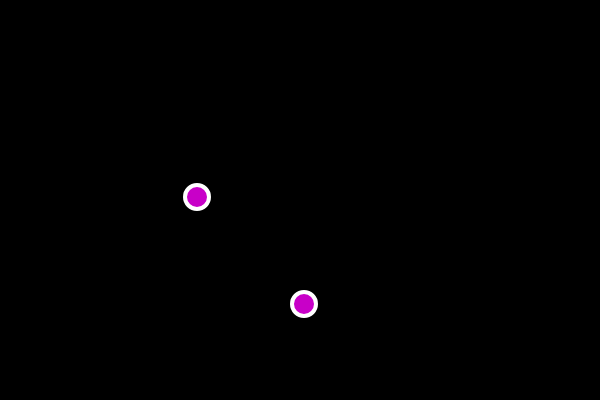
Frame 1 (no input)
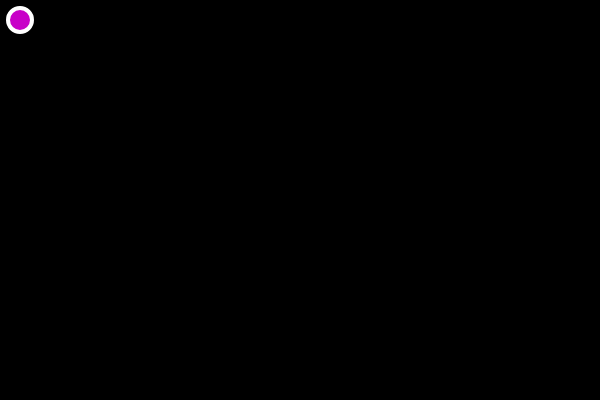
Frame 60 (no input)
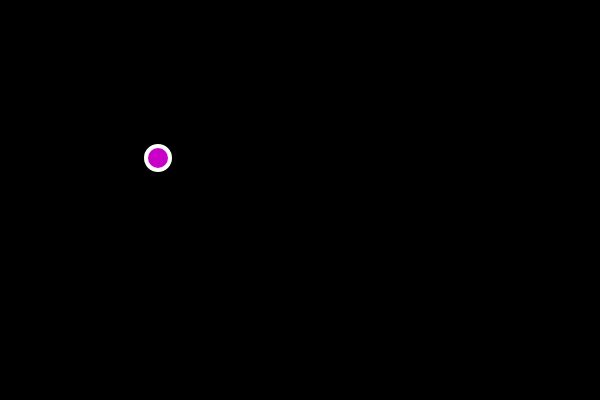
Frame 120 (the mouse pressed at the canvas centre since frame 60)

The p5.js sketch that drew these frames (run headless with seeded random() and noise() and a simulated clock; from frame 60 on, the mouse is pressed at the canvas centre):

// p5.js sketch
// ── sketch.js
//Week5 Worksheet-3

var ball = {
  x: 300,
  y: 200,
  xspeed: 4,
  yspeed: -3
};

function setup() {
  createCanvas(600, 400);
}

function draw() {
  background(0);
  move1();
  bounce();
  display(ball.x, ball.x);
  display(ball.y, ball.y);
}

function bounce() {
  if (ball.x > width || ball.x < 0) {
    ball.xspeed = ball.xspeed * -1;
  }

  if (ball.y > height || ball.y < 0) {
    ball.yspeed = ball.yspeed * -1;
  }
}

function display(x,y) {
  stroke(255);
  strokeWeight(4);
  fill(200, 0, 200);
  ellipse(x, y, 24, 24);
}

function move1() {
  ball.x = ball.x + ball.xspeed;
  ball.y = ball.y + ball.yspeed;
}
